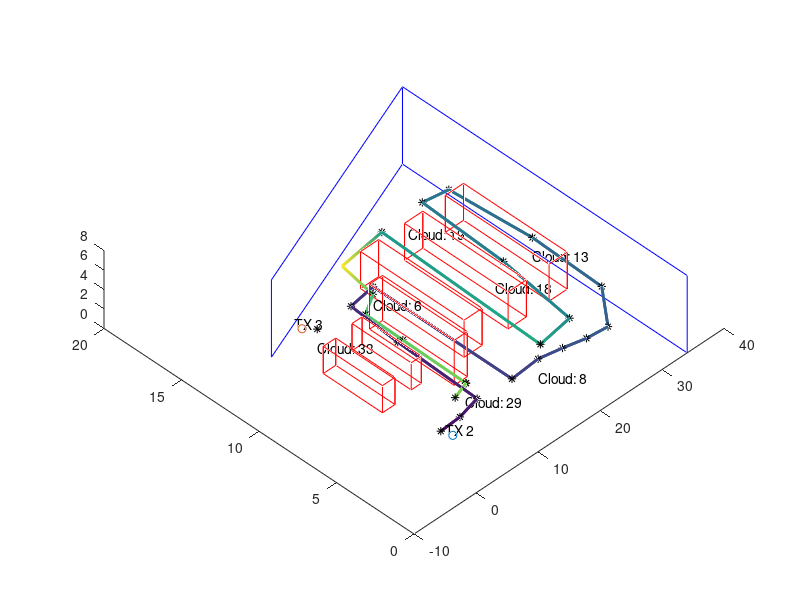

Source code (MATLAB):
function Boulder3dMap()

Glass_wall_BR = [13.199 0 0;13.199 0 7.943;18.368 34.062 7.9430;18.368 34.062 0;13.199 0 0];
Conc_wall_BR = [18.368  34.062 0;18.368  34.062 7.943;0 34.062 7.943;0 34.062 0;18.368  34.062 0];
yw = 33.659;
yt = 34.062;
TX2 = [1.953 1.143 3.364];
TX3 = [10.6440 -1.446 6.2330];


SR1 = [3.046 31.709];
SR2 = [10.035 yw-4.659-1.581];
SR3 = [16.297 yt-12.483];



pos1 = [3.230 2.398 1.917];
pos2 = [3.305 5.668 1.917];
pos3 = [3.641 9.281 1.917];
pos4 = [8.953 yw-1.667-22.229 1.917];
pos5 = [12.204 yw-4.927-18.384 1.917];
pos6 = [12.440 yw-0.772-18.384 1.917];
pos7 = [3.477 14.504 1.917];
pos8 = [3.610 19.037 1.917];
pos9 = [3.349 22.326 1.917];
pos10 = [3.050 25.438 1.917];
pos11 = [2.923 28.601 1.917];

pos12 = [5.076 yw-0.688 1.917];
pos13 = [9.695 yt-0.729 1.917];
pos14 = [14.719 yt-1.646 1.917];
pos15 = [14.955 yt-5.332 1.917];
pos16 = [9.469 yw-4.659-0.918 1.917];

pos17 = [4.572 26.522 1.917];
pos40 = [9.339 26.546 1.917];


pos18 = [9.339 yw-4.659-2.454 1.917];
pos19 = [14.755 yt-8.056 1.917];
pos20 = [14.816 yt-12.208 1.917];
pos21 = [10.161 yw-11.36-1.215 1.917];
pos22 = [4.242 20.992 1.917];
pos23 = [2.276 17.890 1.917];
pos24 = [4.194 14.445 1.917];
pos25 = [9.578 yw-1.141-18.384 1.917];
pos26 = [12.079 yw-1.711-18.384 1.917];
pos27 = [11.331 yw-4.762-18.384 1.917];
pos28 = [8.886 yw-1.008-22.229 1.917];
pos29 = [4.755 10.272 1.917];
pos30 = [4.398 7.635 1.917];
pos31 = [4.815 5.225 1.917];
pos32 = [9.065 yw-2.030-26.510 1.917];
pos33 = [12.181 yw-10.428-18.384 1.917];
pos34 = [11.871 1.678 1.917];
pos35 = [8.784 1.435 1.917];
pos36 = [5.581 1.308 1.917];



antennas = ['SR1';'SR2';'SR3'];
antennax = [SR1(1) SR2(1) SR3(1)];
antennay = [SR1(2) SR2(2) SR3(2)];
labels = ['pos01';'pos02';'pos03';'pos04';'pos05';'pos06';'pos07';'pos08';'pos09';'pos10';'pos11';'pos12';'pos13';'pos14';'pos15';'pos16';'pos17';'pos18';...
            'pos19';'pos20';'pos21';'pos22';'pos23';'pos24';'pos25';'pos26';'pos27';'pos28';'pos29';'pos30';'pos31';'pos32';'pos33';'pos34';'pos35';'pos36'];
% xcoor = [pos1(1) pos2(1) pos3(1) pos4(1) pos5(1) pos6(1) pos7(1) pos8(1) pos9(1) pos10(1) pos11(1) pos12(1) pos13(1) pos14(1) pos15(1) pos16(1)...
%             pos17(1) pos18(1) pos19(1) pos20(1) pos21(1) pos22(1) pos23(1) pos24(1) pos25(1) pos26(1) pos27(1) pos28(1) pos29(1) pos30(1) pos31(1) pos32(1) pos33(1) pos34(1)...
%             pos35(1) pos36(1) pos40(1)];
% ycoor = [pos1(2) pos2(2) pos3(2) pos4(2) pos5(2) pos6(2) pos7(2) pos8(2) pos9(2) pos10(2) pos11(2) pos12(2) pos13(2) pos14(2) pos15(2) pos16(2)...
%             pos17(2) pos18(2) pos19(2) pos20(2) pos21(2) pos22(2) pos23(2) pos24(2) pos25(2) pos26(2) pos27(2) pos28(2) pos29(2) pos30(2) pos31(2) pos32(2) pos33(2) pos34(2)...
%             pos35(2) pos36(2) pos40(2)];
% zcoor = [pos1(3) pos2(3) pos3(3) pos4(3) pos5(3) pos6(3) pos7(3) pos8(3) pos9(3) pos10(3) pos11(3) pos12(3) pos13(3) pos14(3) pos15(3) pos16(3)...
%             pos17(3) pos18(3) pos19(3) pos20(3) pos21(3) pos22(3) pos23(3) pos24(3) pos25(3) pos26(3) pos27(3) pos28(3) pos29(3) pos30(3) pos31(3) pos32(3) pos33(3) pos34(3)...
%             pos35(3) pos36(3) pos40(3)];


% xcoor = [pos1(1) pos2(1) pos3(1) pos4(1) pos5(1) pos6(1) pos7(1) pos8(1) pos9(1) pos10(1) pos11(1) pos12(1) pos13(1) pos14(1) pos15(1) pos16(1)...
%             pos17(1) pos40(1) pos18(1) pos19(1) pos20(1) pos21(1) pos22(1) pos23(1) pos24(1) pos25(1) pos26(1) pos27(1) pos28(1) pos29(1) pos30(1) pos31(1) pos32(1) pos33(1) pos34(1)...
%             pos35(1) pos36(1) ];
% ycoor = [pos1(2) pos2(2) pos3(2) pos4(2) pos5(2) pos6(2) pos7(2) pos8(2) pos9(2) pos10(2) pos11(2) pos12(2) pos13(2) pos14(2) pos15(2) pos16(2)...
%             pos17(2) pos40(2) pos18(2) pos19(2) pos20(2) pos21(2) pos22(2) pos23(2) pos24(2) pos25(2) pos26(2) pos27(2) pos28(2) pos29(2) pos30(2) pos31(2) pos32(2) pos33(2) pos34(2)...
%             pos35(2) pos36(2) ];
% zcoor = [pos1(3) pos2(3) pos3(3) pos4(3) pos5(3) pos6(3) pos7(3) pos8(3) pos9(3) pos10(3) pos11(3) pos12(3) pos13(3) pos14(3) pos15(3) pos16(3)...
%             pos17(3) pos40(3) pos18(3) pos19(3) pos20(3) pos21(3) pos22(3) pos23(3) pos24(3) pos25(3) pos26(3) pos27(3) pos28(3) pos29(3) pos30(3) pos31(3) pos32(3) pos33(3) pos34(3)...
%             pos35(3) pos36(3) ];

xcoor = [pos1(1) pos2(1) pos3(1) pos4(1) pos5(1) pos6(1) pos7(1) pos8(1) pos9(1) pos10(1) pos11(1) pos12(1) pos13(1) pos14(1) pos15(1) pos16(1)...
            pos17(1)  pos18(1) pos19(1) pos20(1) pos21(1) pos22(1) pos23(1) pos24(1) pos25(1) pos26(1) pos27(1) pos28(1) pos29(1) pos30(1) pos31(1) pos32(1) pos33(1) pos34(1)...
            pos35(1) pos36(1) ];
ycoor = [pos1(2) pos2(2) pos3(2) pos4(2) pos5(2) pos6(2) pos7(2) pos8(2) pos9(2) pos10(2) pos11(2) pos12(2) pos13(2) pos14(2) pos15(2) pos16(2)...
            pos17(2)  pos18(2) pos19(2) pos20(2) pos21(2) pos22(2) pos23(2) pos24(2) pos25(2) pos26(2) pos27(2) pos28(2) pos29(2) pos30(2) pos31(2) pos32(2) pos33(2) pos34(2)...
            pos35(2) pos36(2) ];
zcoor = [pos1(3) pos2(3) pos3(3) pos4(3) pos5(3) pos6(3) pos7(3) pos8(3) pos9(3) pos10(3) pos11(3) pos12(3) pos13(3) pos14(3) pos15(3) pos16(3)...
            pos17(3)  pos18(3) pos19(3) pos20(3) pos21(3) pos22(3) pos23(3) pos24(3) pos25(3) pos26(3) pos27(3) pos28(3) pos29(3) pos30(3) pos31(3) pos32(3) pos33(3) pos34(3)...
            pos35(3) pos36(3) ];




        
coord_A1 = [6.971 29.215 3.793];
coord_A2 = [6.971 32.149 3.793];
coord_A3 = [13.665 32.149 3.793];
coord_A4 = [13.665 29.215 3.793];
coord_A5 = [6.971 29.215 0];
coord_A6 = [6.971 32.149 0];
coord_A7 = [13.665 32.149 0];
coord_A8 = [13.665 29.215 0];
obst_A = [coord_A1;coord_A2;coord_A3;coord_A4;coord_A8;coord_A7;coord_A3;coord_A7;coord_A6;coord_A2;coord_A6;coord_A5;coord_A8;coord_A4;coord_A1;coord_A5];
coord_B1 = [6.941 22.530 3.793];
coord_B2 = [6.941 25.481 3.793];
coord_B3 = [13.623 25.481 3.793];
coord_B4 = [13.623 22.530 3.793];
coord_B5 = [6.941 22.530 0];
coord_B6 = [6.941 25.481 0];
coord_B7 = [13.623 25.481 0];
coord_B8 = [13.623 22.530 0];
obst_B = [coord_B1;coord_B2;coord_B3;coord_B4;coord_B8;coord_B7;coord_B3;coord_B7;coord_B6;coord_B2;coord_B6;coord_B5;coord_B8;coord_B4;coord_B1;coord_B5];
coord_C1 = [6.983 15.534 3.807];
coord_C2 = [6.983 18.440 3.807];
coord_C3 = [13.662 18.440 3.807];
coord_C4 = [13.662 15.534 3.807];
coord_C5 = [6.983 15.534 0];
coord_C6 = [6.983 18.440 0];
coord_C7 = [13.662 18.440 0];
coord_C8 = [13.662 15.534 0];
obst_C = [coord_C1;coord_C2;coord_C3;coord_C4;coord_C8;coord_C7;coord_C3;coord_C7;coord_C6;coord_C2;coord_C6;coord_C5;coord_C8;coord_C4;coord_C1;coord_C5];
coord_D1 = [5.937 11.329 4.620];
coord_D2 = [5.937 13.437 4.620];
coord_D3 = [11.403 13.437 4.620];
coord_D4 = [11.403 11.329 4.620];
coord_D5 = [5.937 11.329 0];
coord_D6 = [5.937 13.437 0];
coord_D7 = [11.403 13.437 0];
coord_D8 = [11.403 11.329 0];
obst_D = [coord_D1;coord_D2;coord_D3;coord_D4;coord_D8;coord_D7;coord_D3;coord_D7;coord_D6;coord_D2;coord_D6;coord_D5;coord_D8;coord_D4;coord_D1;coord_D5];
coord_E1 = [7.099 7.300 2.783];
coord_E2 = [7.099 8.927 2.783];
coord_E3 = [10.919 8.927 2.783];
coord_E4 = [10.919 7.300 2.783];
coord_E5 = [7.099 7.300 0];
coord_E6 = [7.099 8.927 0];
coord_E7 = [10.919 8.927 0];
coord_E8 = [10.919 7.300 0];
obst_E = [coord_E1;coord_E2;coord_E3;coord_E4;coord_E8;coord_E7;coord_E3;coord_E7;coord_E6;coord_E2;coord_E6;coord_E5;coord_E8;coord_E4;coord_E1;coord_E5];
coord_F1 = [6.914 2.199 2.789];
coord_F2 = [6.914 4.215 2.789];
coord_F3 = [10.734 4.215 2.789];
coord_F4 = [10.734 2.199 2.789];
coord_F5 = [6.914 2.199 0];
coord_F6 = [6.914 4.215 0];
coord_F7 = [10.734 4.215 0];
coord_F8 = [10.734 2.199 0];
obst_F = [coord_F1;coord_F2;coord_F3;coord_F4;coord_F8;coord_F7;coord_F3;coord_F7;coord_F6;coord_F2;coord_F6;coord_F5;coord_F8;coord_F4;coord_F1;coord_F5];


figure; 
z = ones(size(xcoor)).*1.917;
col = 1:length(xcoor);
plot3(Glass_wall_BR(:,1),Glass_wall_BR(:,2),Glass_wall_BR(:,3),'b')
hold on
plot3(Conc_wall_BR(:,1),Conc_wall_BR(:,2),Conc_wall_BR(:,3),'b')
plot3(obst_A(:,1),obst_A(:,2),obst_A(:,3),'r')
plot3(obst_B(:,1),obst_B(:,2),obst_B(:,3),'r')
plot3(obst_C(:,1),obst_C(:,2),obst_C(:,3),'r')
plot3(obst_D(:,1),obst_D(:,2),obst_D(:,3),'r')
plot3(obst_E(:,1),obst_E(:,2),obst_E(:,3),'r')
plot3(obst_F(:,1),obst_F(:,2),obst_F(:,3),'r')

set(gca,'xaxislocation','top','yaxislocation','right','xdir','reverse')
view(45,75)


% % % surface([xcoor;xcoor],[ycoor;ycoor],[z;z],[col;col],...
% % %         'facecol','no',...
% % %         'edgecol','interp',...
% % %         'linew',2);    
% % % plot3(xcoor,ycoor,zcoor,'k*')

%SO CAN MODIFY THIS TO GET THE CORRECT RESULT...

xcoor2 = xcoor; ycoor2 = ycoor; z2 = z; col2 = col ;

indexvec = col;
%remove these values...
% removervec = [1 2 3];
%removervec = [31 32 33 34 35 36]; %So maybe include 31 as well. ?

%removervec =[19 18  20 21 22 23     removervec ];


removervec = [31 32 33 34 35 36];
removervec = [18 19 20 21 removervec];
removervec = [23 24 25 removervec];




%removervec = [ 21 22 23 24 25 26    removervec]; %I THINK


%removervec = [];


%Now take it over the disjoint set.
indexvec = setdiff(indexvec, removervec);

col2 = col2(indexvec);


%Now adder vec... %we go from 17 - > 22 - > 20 -> 6 + change -> 6
%addvec = [1 20 23 25 50];

%addvec = [];
% % % col3 = col2;
% % % if length(addvec) > 0
% % % for s = 1:length(addvec)
% % %     


% % % %col2 =
% % % col2 = [col2(1:a2-1) addvec(s) col2(a2:end) ]  ;
% % % 
% % % end
% % % end

% 
% if length(removervec) == 0
%Position 6 + change, to avoid an awkward looking line.
pos6change = pos6;
pos6change(1) = pos6change(1) + 2;
xcoor2 = [xcoor2 pos6change(1)];
ycoor2 = [ycoor2 pos6change(2)];
z2 = [z2 pos6change(3)];


addvec = [20];
 [~, a2] = min( abs(  addvec - col2 )  ) ;
 addvecreal = [20 37];
col2 =[col2(1:a2-0) addvecreal col2(a2+1:end) ]  ;



xcoor2 = xcoor2(col2);
ycoor2 = ycoor2(col2);
z2 = z2(col2);



surface([xcoor2;xcoor2],[ycoor2;ycoor2],[z2;z2],[col2;col2],...
        'facecol','no',...
        'edgecol','interp',...
        'linew',2);    
plot3(xcoor2(1:19),ycoor2(1:19),z2(1:19),'k*')
plot3(xcoor2(21:end),ycoor2(21:end),z2(21:end),'k*')


cloudvector = [6  8  13  18  19  29  33];
dx = 0.0; dy = 0.0;
%Run over the cloud locations.
for s = 1:length(cloudvector)
    
    cloudstring = ['Cloud: ', num2str(cloudvector(s))];
    
    text(xcoor(cloudvector(s)) + dx, ycoor(cloudvector(s)) + dy, cloudstring);
    %So we don't double star, but DO star all clouds.
    if ( cloudvector(s) == 29 ||  cloudvector(s) == 33)
    plot3(xcoor(cloudvector(s)) + dx, ycoor(cloudvector(s)) + dy, z(cloudvector(s)), 'k*');
    end
    
end
        
% % % for s = 1:length(xcoor2)
% % %     
% % %     
% % %     
% % %         qtext = num2str(s);
% % %         qtext  = ['Pos ' qtext];
% % %         
% % %         
% % %         
% % %     dx = 0.5 + s/40; dy = 0.1 - s/40;
% % %     text(xcoor2(s)+dx, ycoor2(s)+dy, qtext);
% % %     
% % %     
% % % end




scatter3(TX2(1), TX2(2), TX2(3),'gx')
c = cellstr('TX 2');
dx = 0.5; dy = 0.1;
text(TX2(1)+dx, TX2(2)+dy, TX2(3), c);
scatter3(TX3(1), TX3(2), TX3(3),'gx')
c = cellstr('TX 3');
dx = 0.5; dy = 0.1;
text(TX3(1)+dx, TX3(2)+dy, TX3(3), c);


end

% % % plot(antennax, antennay, 'rx')
% % % for i = 1:length(antennax)
% % %     c = cellstr(antennas);
% % %     dx = 0.5; dy = 0.1;
% % %     text(antennax(i)+dx, antennay(i)+dy, c(i));
% % % end



% % % 
% % % 
% % % for i = 1:length(labels)
% % %     c = cellstr(labels);
% % %     dx = 0.5; dy = 0.1;
% % %     
% % %     
% % %     text(antennax(i)+dx, antennay(i)+dy, c(i));
% % % end
% % % 
